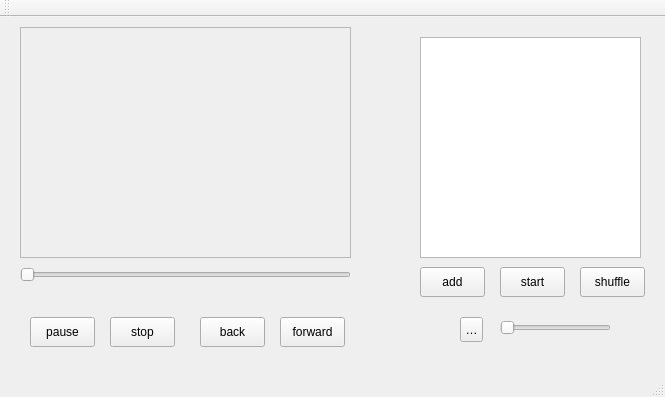
<?xml version="1.0" encoding="UTF-8"?>
<ui version="4.0">
 <class>QMedia</class>
 <widget class="QMainWindow" name="QMedia">
  <property name="geometry">
   <rect>
    <x>0</x>
    <y>0</y>
    <width>665</width>
    <height>397</height>
   </rect>
  </property>
  <property name="windowTitle">
   <string>QMedia</string>
  </property>
  <widget class="QWidget" name="centralWidget">
   <widget class="QPushButton" name="start_buttton">
    <property name="geometry">
     <rect>
      <x>30</x>
      <y>300</y>
      <width>65</width>
      <height>30</height>
     </rect>
    </property>
    <property name="text">
     <string>pause</string>
    </property>
   </widget>
   <widget class="QPushButton" name="stop_button">
    <property name="geometry">
     <rect>
      <x>110</x>
      <y>300</y>
      <width>65</width>
      <height>30</height>
     </rect>
    </property>
    <property name="text">
     <string>stop</string>
    </property>
   </widget>
   <widget class="QPushButton" name="back_button">
    <property name="geometry">
     <rect>
      <x>200</x>
      <y>300</y>
      <width>65</width>
      <height>30</height>
     </rect>
    </property>
    <property name="text">
     <string>back</string>
    </property>
   </widget>
   <widget class="QPushButton" name="forward_button">
    <property name="geometry">
     <rect>
      <x>280</x>
      <y>300</y>
      <width>65</width>
      <height>30</height>
     </rect>
    </property>
    <property name="text">
     <string>forward</string>
    </property>
   </widget>
   <widget class="QPushButton" name="add_button">
    <property name="geometry">
     <rect>
      <x>420</x>
      <y>250</y>
      <width>65</width>
      <height>30</height>
     </rect>
    </property>
    <property name="text">
     <string>add</string>
    </property>
   </widget>
   <widget class="QToolButton" name="volume_button">
    <property name="geometry">
     <rect>
      <x>460</x>
      <y>300</y>
      <width>23</width>
      <height>25</height>
     </rect>
    </property>
    <property name="statusTip">
     <string>静音</string>
    </property>
    <property name="text">
     <string>音量</string>
    </property>
    <property name="icon">
     <iconset resource="icons.qrc">
      <normaloff>:/images/volume.png</normaloff>:/images/volume.png</iconset>
    </property>
   </widget>
   <widget class="QListWidget" name="music_list">
    <property name="geometry">
     <rect>
      <x>420</x>
      <y>20</y>
      <width>221</width>
      <height>221</height>
     </rect>
    </property>
   </widget>
   <widget class="QSlider" name="process_slider">
    <property name="geometry">
     <rect>
      <x>20</x>
      <y>250</y>
      <width>331</width>
      <height>16</height>
     </rect>
    </property>
    <property name="singleStep">
     <number>1</number>
    </property>
    <property name="orientation">
     <enum>Qt::Horizontal</enum>
    </property>
   </widget>
   <widget class="QSlider" name="volume_slider">
    <property name="geometry">
     <rect>
      <x>500</x>
      <y>300</y>
      <width>111</width>
      <height>21</height>
     </rect>
    </property>
    <property name="singleStep">
     <number>10</number>
    </property>
    <property name="orientation">
     <enum>Qt::Horizontal</enum>
    </property>
   </widget>
   <widget class="QPushButton" name="start_player_button">
    <property name="geometry">
     <rect>
      <x>500</x>
      <y>250</y>
      <width>65</width>
      <height>30</height>
     </rect>
    </property>
    <property name="text">
     <string>start</string>
    </property>
   </widget>
   <widget class="QLabel" name="process_label_2">
    <property name="geometry">
     <rect>
      <x>306</x>
      <y>270</y>
      <width>41</width>
      <height>20</height>
     </rect>
    </property>
    <property name="text">
     <string/>
    </property>
   </widget>
   <widget class="QFrame" name="frame">
    <property name="geometry">
     <rect>
      <x>20</x>
      <y>10</y>
      <width>331</width>
      <height>231</height>
     </rect>
    </property>
    <property name="frameShape">
     <enum>QFrame::StyledPanel</enum>
    </property>
    <property name="frameShadow">
     <enum>QFrame::Raised</enum>
    </property>
   </widget>
   <widget class="QPushButton" name="mode_button">
    <property name="geometry">
     <rect>
      <x>580</x>
      <y>250</y>
      <width>65</width>
      <height>30</height>
     </rect>
    </property>
    <property name="text">
     <string>shuffle</string>
    </property>
   </widget>
   <widget class="QLabel" name="process_label_1">
    <property name="geometry">
     <rect>
      <x>20</x>
      <y>270</y>
      <width>41</width>
      <height>17</height>
     </rect>
    </property>
    <property name="text">
     <string/>
    </property>
   </widget>
  </widget>
  <widget class="QMenuBar" name="menuBar">
   <property name="geometry">
    <rect>
     <x>0</x>
     <y>0</y>
     <width>665</width>
     <height>22</height>
    </rect>
   </property>
  </widget>
  <widget class="QToolBar" name="mainToolBar">
   <attribute name="toolBarArea">
    <enum>TopToolBarArea</enum>
   </attribute>
   <attribute name="toolBarBreak">
    <bool>false</bool>
   </attribute>
  </widget>
  <widget class="QStatusBar" name="statusBar"/>
 </widget>
 <layoutdefault spacing="6" margin="11"/>
 <resources>
  <include location="icons.qrc"/>
 </resources>
 <connections/>
</ui>
